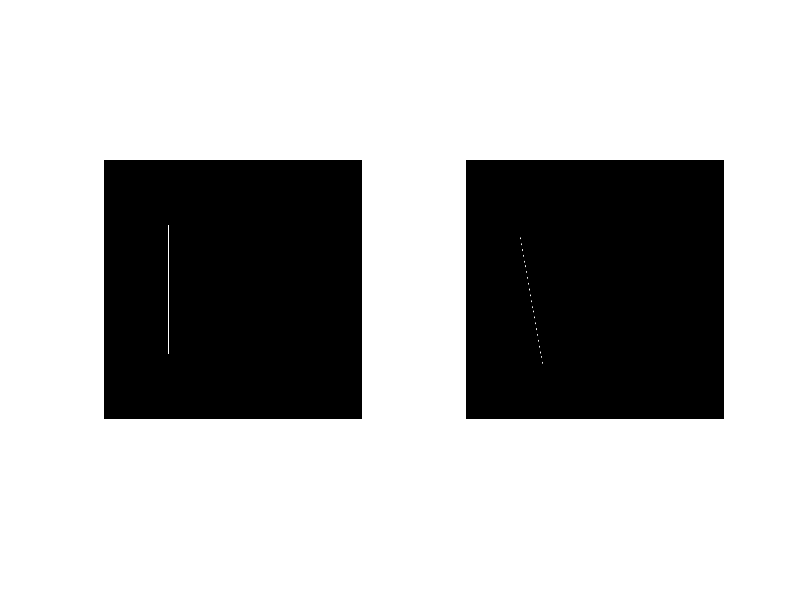
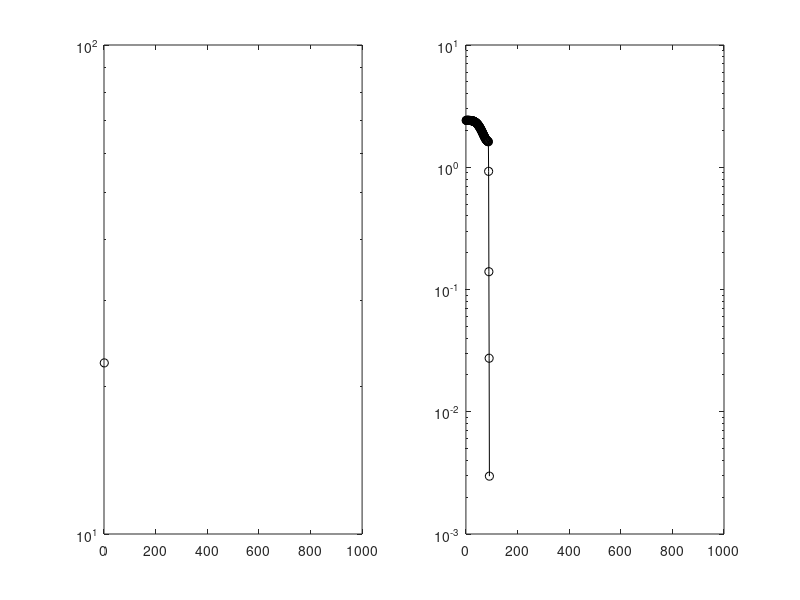

These figures' MATLAB source, in order:
clear all, close all, clc

n = 1000;
X = zeros(n, n);
X(n/4:3*n/4,n/4:3:n/4) = 1;
subplot(1,2,1); imshow(X);

Y = imrotate(X,10,'bicubic');  % rotate 10 degrees
Y = Y - Y(1,1);
nY = size(Y,1);

startind = floor((nY-n)/2);
Xrot = Y(startind:startind+n-1, startind:startind+n-1);
subplot(1,2,2); imshow(Xrot);

figure;
[U,S,V] = svd(X);     % SVD well-aligned square
subplot(1,2,1); semilogy(diag(S),'-ko');
[U,S,V] = svd(Xrot);  % SVD rotated square
subplot(1,2,2); semilogy(diag(S),'-ko');




